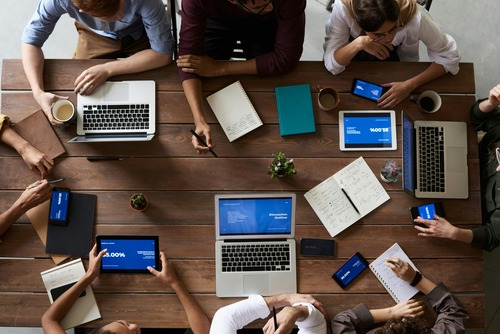
#> input picture zdj2.jpg, 500 x 334 px
$ python zad6.py
#> lines starting #> are read from the running program, lines starting #| are printed output that depends on the picture; after the words box and inside, x2 and y2 are one past the last pixel; in counts of white or black regions, pixels touching at a corner belong together
import cv2
import numpy as np

img = cv2.imread("zdj2.jpg")
#> img is the input picture: shape (334, 500, 3); mean B, G, R 75.4, 81.5, 93.7

mask = np.zeros(img.shape[:2], dtype=np.uint8)

cv2.rectangle(mask, (215,200), (300,300), 255, -1)
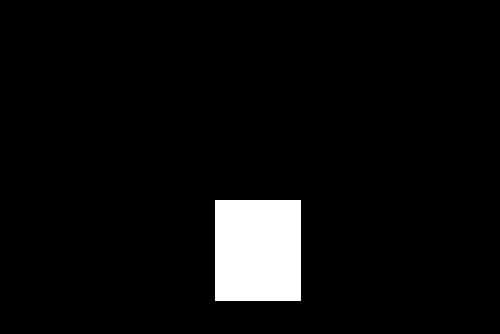
#> mask: shape (334, 500); 5.2% white; 1 white region, box (x1, y1, x2, y2) and area: (215, 200, 301, 301) 8686

blurred = cv2.GaussianBlur(img, (21, 21), 0)
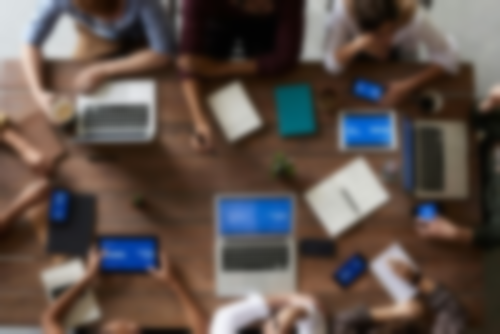
#> blurred: shape (334, 500, 3); mean B, G, R 75.4, 81.5, 93.7

result = np.where(mask[:, :, np.newaxis] == 255, img, blurred)
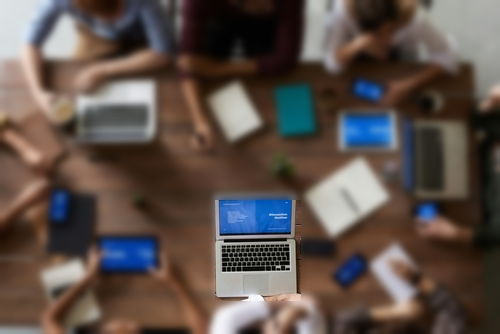
#> result: shape (334, 500, 3); mean B, G, R 75.5, 81.5, 93.7

cv2.imshow("Original", img)
cv2.imshow("Mask", mask)
cv2.imshow("Result", result)
cv2.waitKey(0)

$ run again, with B.jpg copied over zdj2.jpg
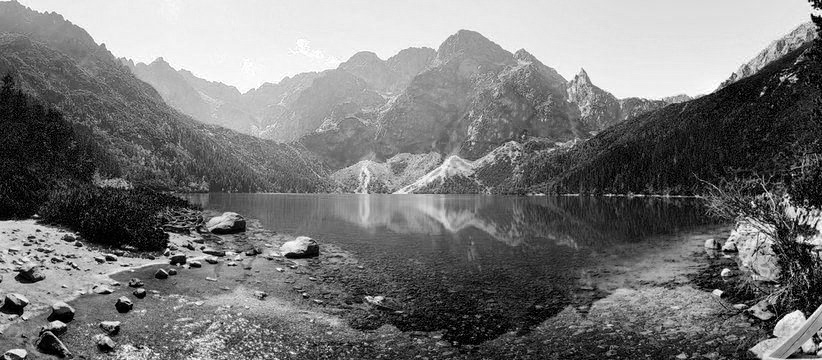
#> input picture B.jpg, 822 x 360 px
#> img is the input picture: shape (360, 822, 3); min 0, max 255, mean 119.1
#> `cv2.rectangle(mask, (215,200), (300,300), 255, -1)`:
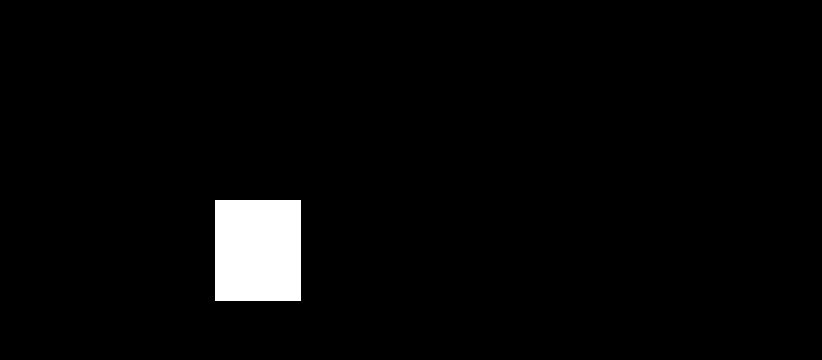
#> mask: shape (360, 822); 2.9% white; 1 white region, box (x1, y1, x2, y2) and area: (215, 200, 301, 301) 8686
#> `blurred = cv2.GaussianBlur(img, (21, 21), 0)`:
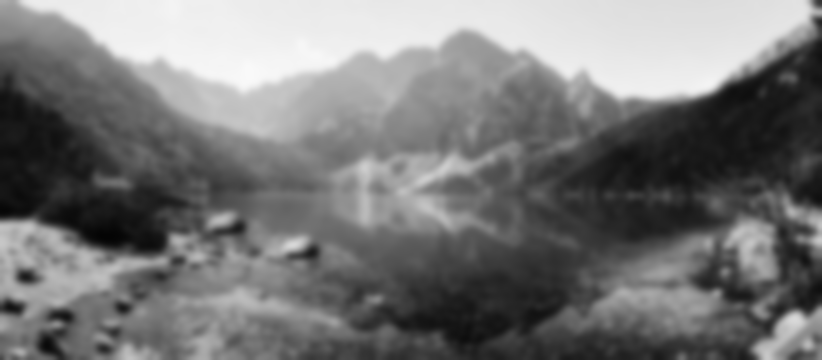
#> blurred: shape (360, 822, 3); min 4, max 249, mean 119.1

$ run again, with G.jpg copied over zdj2.jpg
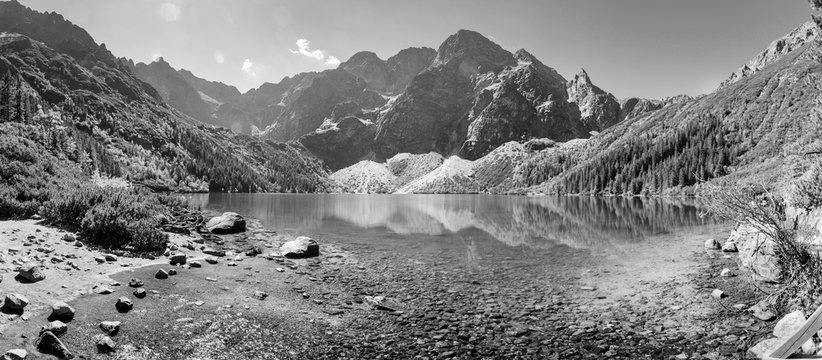
#> input picture G.jpg, 822 x 360 px
#> img is the input picture: shape (360, 822, 3); min 0, max 255, mean 128.2
#> `cv2.rectangle(mask, (215,200), (300,300), 255, -1)`:
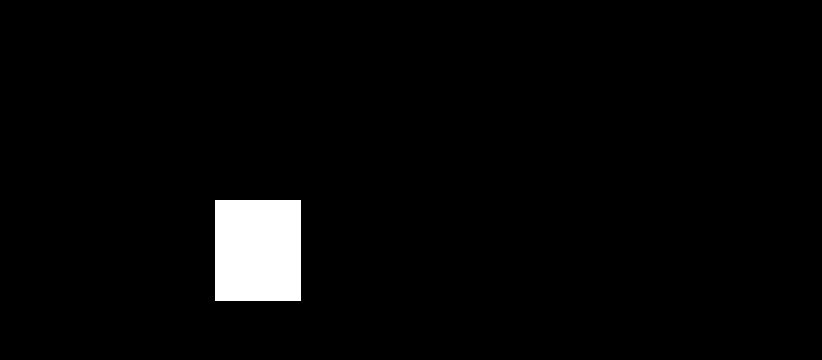
#> mask: shape (360, 822); 2.9% white; 1 white region, box (x1, y1, x2, y2) and area: (215, 200, 301, 301) 8686
#> `blurred = cv2.GaussianBlur(img, (21, 21), 0)`:
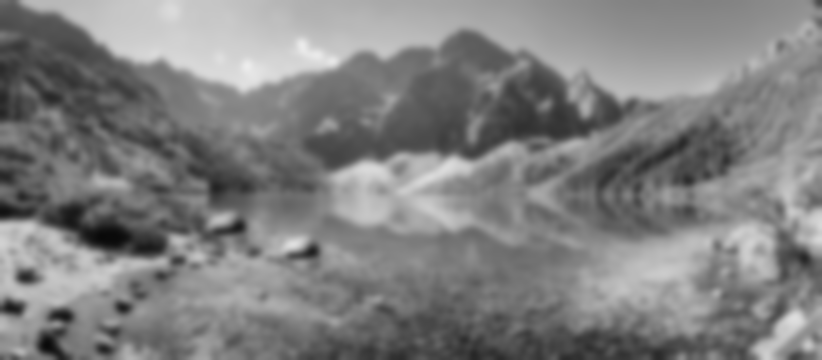
#> blurred: shape (360, 822, 3); min 9, max 237, mean 128.2

$ run again, with R.jpg copied over zdj2.jpg
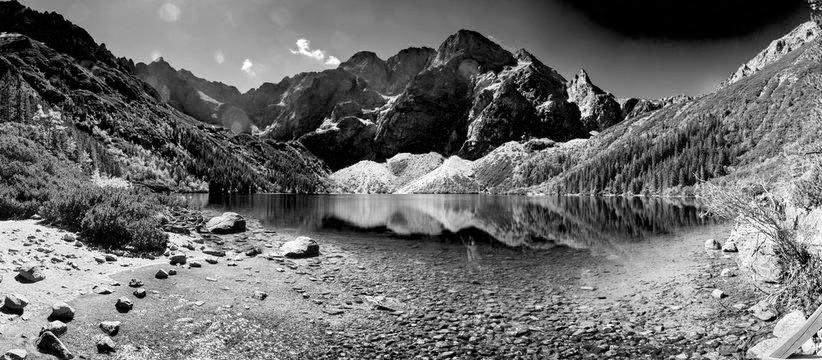
#> input picture R.jpg, 822 x 360 px
#> img is the input picture: shape (360, 822, 3); min 0, max 255, mean 108
#> `cv2.rectangle(mask, (215,200), (300,300), 255, -1)`:
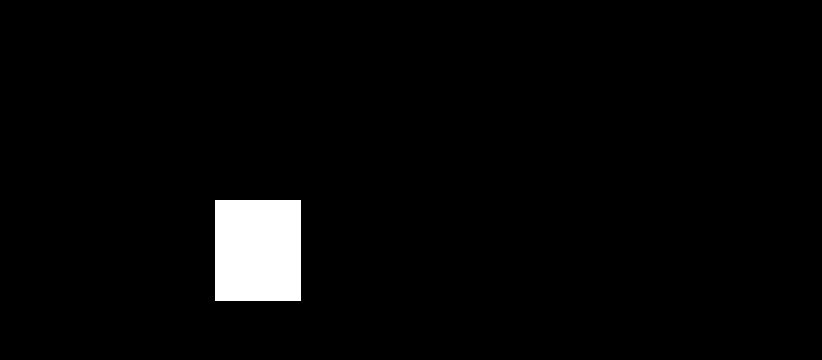
#> mask: shape (360, 822); 2.9% white; 1 white region, box (x1, y1, x2, y2) and area: (215, 200, 301, 301) 8686
#> `blurred = cv2.GaussianBlur(img, (21, 21), 0)`:
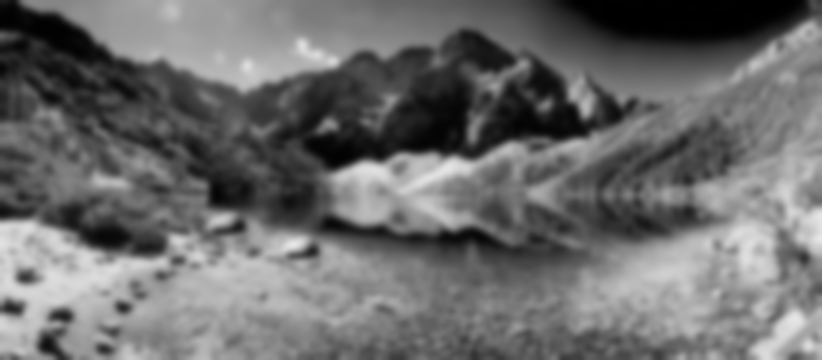
#> blurred: shape (360, 822, 3); min 0, max 231, mean 107.9
